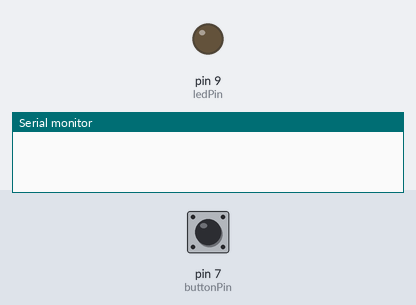
A sketch run on a simulated Arduino Uno, built with avr-gcc and run on an emulated ATmega328P. On the bench: output pins drawn as LEDs (lit = HIGH), the last lines printed to the serial monitor. Dashed ring = blinking. Inputs (shaded band) come from the test bench; at power-on: pin 7 (buttonPin) LOW. EEPROM starts erased.

Above: at 1.2 s.
1.3 s: pin 7 (buttonPin) pulled HIGH for 1 s
At 3.4 s:
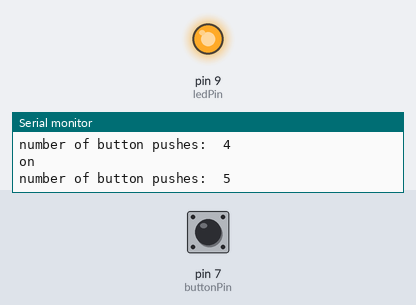
3.8 s: pin 7 (buttonPin) pulled HIGH for 3.2 s
At 4.1 s:
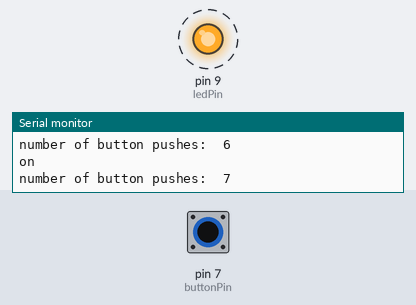
8.5 s: pin 7 (buttonPin) pulled HIGH for 0.25 s
At 9.7 s:
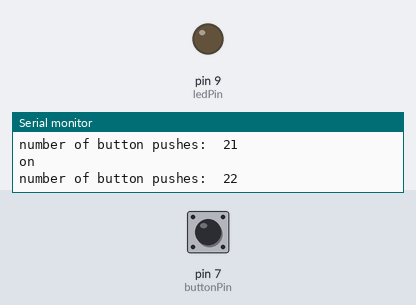
Timing chart, 0 to 11.5 s (numbered marks = the images above; inputs shaded):
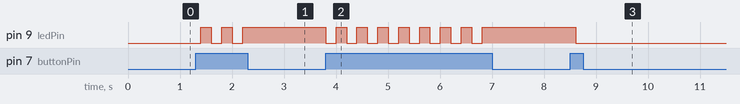

Measured:
- after the input at 1.3 s, pin 9 (ledPin): alternates HIGH for 0.20 s and LOW for 0.20 s, 5 changes in all, then stays HIGH, starting after 0.10 s
- after the input at 3.8 s, pin 9 (ledPin): alternates HIGH for 0.20 s and LOW for 0.20 s, 16 changes in all, then stays HIGH, starting at once
- after the input at 8.5 s, pin 9 (ledPin): HIGH → LOW after 0.11 s

The sketch:

LED_with_EEPROM.ino.ino
```cpp
#include<EEPROM.h>
int buttonPin = 7;
int ledPin = 9;
boolean on;
int buttonState = 0;

int buttonPushCounter = 0;
int lastButtonState = 0;
int lastPress = 0;
uint8_t EEPROMaddress = 130;

void setup() {
  pinMode(ledPin,OUTPUT);
  pinMode(buttonPin,INPUT);
  Serial.begin(9600);
}

void loop() {
  lastPress = EEPROM.read(EEPROMaddress);
  buttonState = digitalRead(buttonPin);

  if(on == true){
    lastPress = on;
    EEPROM.write(EEPROMaddress,lastPress);
    }
    else if(on == false){
    lastPress = on;
    EEPROM.write(EEPROMaddress,lastPress);
    }

  if(buttonState == HIGH){
      buttonPushCounter++;
      Serial.println("on");
      Serial.print("number of button pushes:  ");
      Serial.println(buttonPushCounter);
    if(on==true){
        on = false;
      }else{
        on = true;
      }
    }

    if(on == true){
        digitalWrite(ledPin,HIGH);
      }
      else{
        digitalWrite(ledPin,LOW);
      }

        delay(200);
}
```
